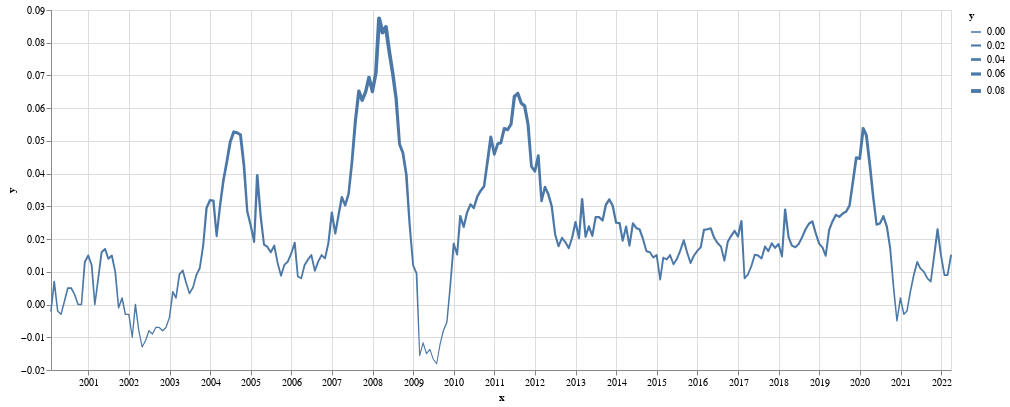

Write notebook code for a chart like this one.
### Code cell
import altair as alt

source = pd.DataFrame({
    'x':data_CPI.index,
    'y':data_CPI.CPI
})

chart = alt.Chart(source).mark_trail().encode(
    x='x:T',
    y='y:Q',
    size='y:Q').properties(
    width = 150*6,
    height=60*6)

chart

### Figure 1 — Vega-Lite specification as saved in the notebook (floating-point values rounded to 4 significant figures; data arrays with more than 128 entries replaced by an {"elided": "..."} marker saying what was removed)
{"config": {"view": {"continuousWidth": 400, "continuousHeight": 300}}, "data": {"name": "data-6aea45218228119fbeeed3708c50f151"}, "mark": "trail", "encoding": {"size": {"type": "quantitative", "field": "y"}, "x": {"type": "temporal", "field": "x"}, "y": {"type": "quantitative", "field": "y"}}, "height": 360, "width": 900, "$schema": "https://vega.github.io/schema/vega-lite/v4.8.1.json", "datasets": {"data-6aea45218228119fbeeed3708c50f151": {"elided": "267 records"}}}
